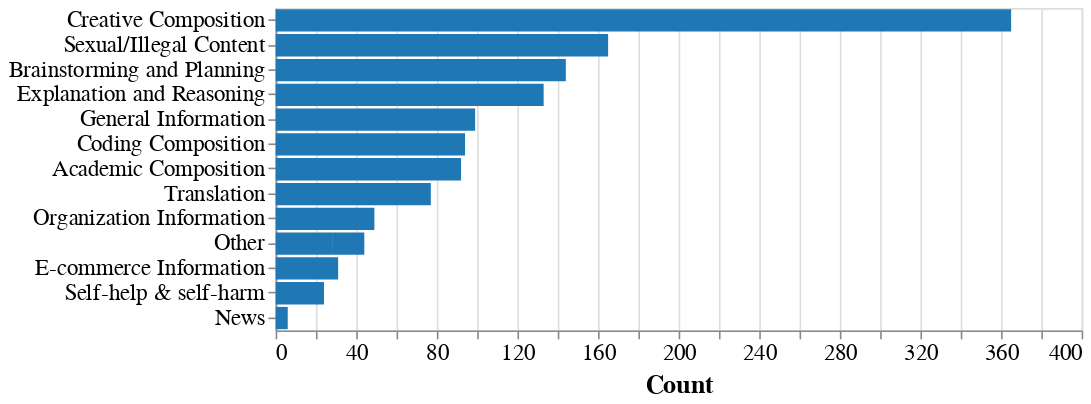

The notebook cell this image was saved under:
### Code cell
# CHANGE HERE HOW THE PLOT LOOKS
wildchat_chart = prepare_altair_wildchat(
    "wildchat_analysis_results.csv",
    color="#1f77b4",
    axis_fontsize=16,
    labels_fontsize=14,
    font="arial",
    title_y=None, # Manuel: I'm removing it only in the second plot because it looks better when concatenated, but you can add it back
    labels_map=None, # {"Creative Composition": "Creative Composition", "Sexual/Illegal Content": "Sexual/Illegal Content", "Brainstorming and Planning": "Brainstorming and Planning", "Explanation and Reasoning": "Explanation and Reasoning", "General Information": "General Information", "Coding Composition": "Coding Composition", "Academic Composition": "Academic Composition", "Translation": "Translation", "Organization Information": "Organization Information", "Other": "Other", "E-commerce Information": "E-commerce Information", "Self-help & welf-harm": "Self-help & welf-harm", "News": "News"},
    width=500, 
    height=200,
)
wildchat_chart.show()

### Figure 1 — Vega-Lite specification as saved in the notebook (floating-point values rounded to 4 significant figures)
{"config": {"view": {"continuousWidth": 300, "continuousHeight": 300}}, "data": {"name": "data-3043abcb4871e1f7cf912edec946ba23"}, "mark": {"type": "bar", "color": "#1f77b4"}, "encoding": {"order": {"field": "order", "type": "quantitative"}, "x": {"axis": {"labelFont": "arial", "labelFontSize": 14, "titleFont": "arial", "titleFontSize": 16}, "field": "count", "title": "Count", "type": "quantitative"}, "y": {"axis": {"labelExpr": "datum.value", "labelFont": "arial", "labelFontSize": 14, "titleFont": "arial", "titleFontSize": 16}, "field": "category", "sort": "-x", "title": null, "type": "nominal"}}, "height": 200, "width": 500, "$schema": "https://vega.github.io/schema/vega-lite/v5.17.0.json", "datasets": {"data-3043abcb4871e1f7cf912edec946ba23": [{"category": "Academic Composition", "count": 92, "stack": "Relevance to Websites"}, {"category": "Organization Information", "count": 49, "stack": "Relevance to Websites"}, {"category": "E-commerce Information", "count": 31, "stack": "Relevance to Websites"}, {"category": "News", "count": 6, "stack": "Relevance to Websites"}, {"category": "Creative Composition", "count": 365, "stack": "Less Relevant to Websites"}, {"category": "Brainstorming and Planning", "count": 144, "stack": "Less Relevant to Websites"}, {"category": "Explanation and Reasoning", "count": 133, "stack": "Less Relevant to Websites"}, {"category": "General Information", "count": 99, "stack": "Less Relevant to Websites"}, {"category": "Coding Composition", "count": 94, "stack": "Less Relevant to Websites"}, {"category": "Translation", "count": 77, "stack": "Less Relevant to Websites"}, {"category": "Other", "count": 28, "stack": "Less Relevant to Websites"}, {"category": "Self-help & self-harm", "count": 23, "stack": "Less Relevant to Websites"}, {"category": "Other", "count": 16, "stack": "Less Relevant to Websites"}, {"category": "Self-help & self-harm", "count": 1, "stack": "Less Relevant to Websites"}, {"category": "Sexual/Illegal Content", "count": 165, "stack": "NSFW Content"}]}}
